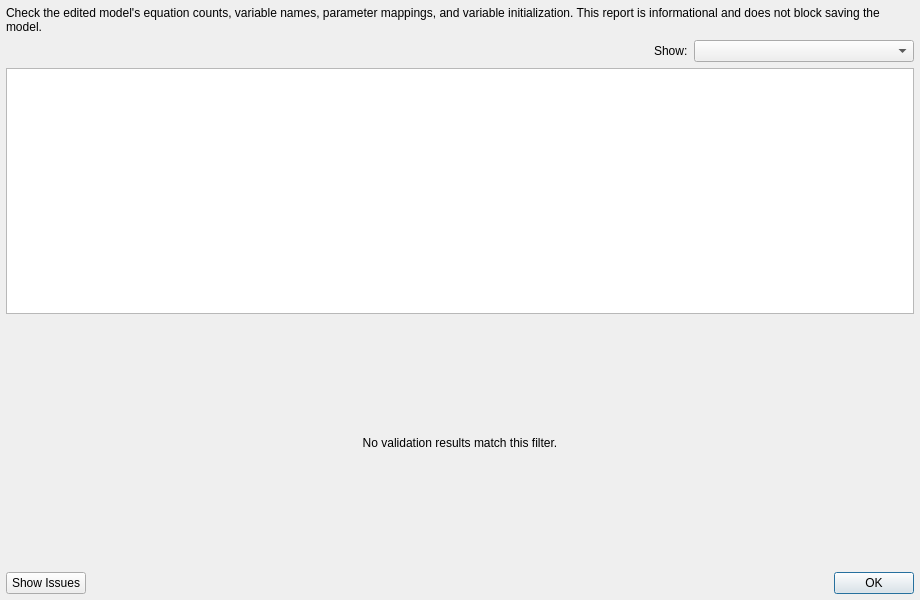
<?xml version="1.0" encoding="UTF-8"?>
<ui version="4.0">
 <class>ValidationSectionDialog</class>
 <widget class="QDialog" name="ValidationSectionDialog">
  <property name="geometry">
   <rect>
    <x>0</x>
    <y>0</y>
    <width>920</width>
    <height>600</height>
   </rect>
  </property>
  <property name="minimumSize">
   <size>
    <width>700</width>
    <height>420</height>
   </size>
  </property>
  <property name="windowTitle">
   <string>Model Consistency Validation</string>
  </property>
  <layout class="QVBoxLayout" name="mainLayout">
   <property name="spacing"><number>6</number></property>
   <property name="leftMargin"><number>6</number></property>
   <property name="topMargin"><number>6</number></property>
   <property name="rightMargin"><number>6</number></property>
   <property name="bottomMargin"><number>6</number></property>
   <item>
    <widget class="QLabel" name="introLabel">
     <property name="text">
      <string>Check the edited model's equation counts, variable names, parameter mappings, and variable initialization. This report is informational and does not block saving the model.</string>
     </property>
     <property name="wordWrap"><bool>true</bool></property>
    </widget>
   </item>
   <item>
    <layout class="QHBoxLayout" name="summaryFilterLayout">
     <property name="spacing"><number>6</number></property>
     <item>
      <widget class="QLabel" name="summaryLabel">
       <property name="font"><font><bold>true</bold></font></property>
       <property name="text"><string/></property>
      </widget>
     </item>
     <item>
      <spacer name="summaryHorizontalSpacer">
       <property name="orientation"><enum>Qt::Orientation::Horizontal</enum></property>
       <property name="sizeHint" stdset="0"><size><width>40</width><height>20</height></size></property>
      </spacer>
     </item>
     <item>
      <widget class="QLabel" name="filterLabel">
       <property name="text"><string>Show:</string></property>
       <property name="buddy"><cstring>resultsFilterComboBox</cstring></property>
      </widget>
     </item>
     <item>
      <widget class="QComboBox" name="resultsFilterComboBox">
       <property name="minimumSize"><size><width>220</width><height>0</height></size></property>
       <property name="toolTip"><string>Filter validation results by check</string></property>
      </widget>
     </item>
    </layout>
   </item>
   <item>
    <widget class="QTableView" name="resultsTableView">
     <property name="minimumSize"><size><width>0</width><height>220</height></size></property>
     <property name="alternatingRowColors"><bool>true</bool></property>
     <property name="selectionMode"><enum>QAbstractItemView::SelectionMode::SingleSelection</enum></property>
     <property name="selectionBehavior"><enum>QAbstractItemView::SelectionBehavior::SelectRows</enum></property>
     <property name="editTriggers"><set>QAbstractItemView::EditTrigger::NoEditTriggers</set></property>
     <property name="wordWrap"><bool>true</bool></property>
     <attribute name="horizontalHeaderStretchLastSection"><bool>true</bool></attribute>
     <attribute name="verticalHeaderVisible"><bool>false</bool></attribute>
    </widget>
   </item>
   <item>
    <widget class="QLabel" name="emptyStateLabel">
     <property name="visible"><bool>false</bool></property>
     <property name="sizePolicy">
      <sizepolicy hsizetype="Preferred" vsizetype="Expanding">
       <horstretch>0</horstretch><verstretch>0</verstretch>
      </sizepolicy>
     </property>
     <property name="text"><string>No validation results match this filter.</string></property>
     <property name="alignment"><set>Qt::AlignmentFlag::AlignCenter</set></property>
     <property name="wordWrap"><bool>true</bool></property>
    </widget>
   </item>
   <item>
    <layout class="QHBoxLayout" name="buttonLayout">
     <property name="spacing"><number>6</number></property>
     <item>
      <widget class="QPushButton" name="showIssuesButton">
       <property name="toolTip"><string>Show issues in the model</string></property>
       <property name="text"><string>Show Issues</string></property>
      </widget>
     </item>
     <item>
      <spacer name="buttonHorizontalSpacer">
       <property name="orientation"><enum>Qt::Orientation::Horizontal</enum></property>
       <property name="sizeHint" stdset="0"><size><width>40</width><height>20</height></size></property>
      </spacer>
     </item>
     <item>
      <widget class="QDialogButtonBox" name="buttonBox">
       <property name="orientation"><enum>Qt::Orientation::Horizontal</enum></property>
       <property name="standardButtons"><set>QDialogButtonBox::StandardButton::Ok</set></property>
      </widget>
     </item>
    </layout>
   </item>
  </layout>
 </widget>
 <resources/>
 <connections>
  <connection>
   <sender>buttonBox</sender>
   <signal>accepted()</signal>
   <receiver>ValidationSectionDialog</receiver>
   <slot>accept()</slot>
   <hints>
    <hint type="sourcelabel"><x>838</x><y>575</y></hint>
    <hint type="destinationlabel"><x>459</x><y>299</y></hint>
   </hints>
  </connection>
 </connections>
</ui>
